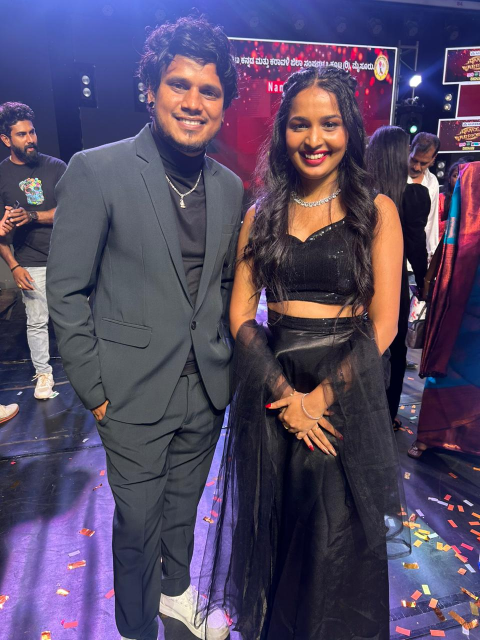
#> input picture SowmyaImages/group13.jpg, 960 x 1280 px, given in place of solo10.webp, which was not available (shown at 1/2 size)
$ python audit.py out.png
#> lines starting #> are read from the running program, lines starting #| are printed output that depends on the picture
"""Audit sheet: source vs cut-out on loud backgrounds. python tools/audit.py <outdir> [webdir]
Uses the shipped web files so we inspect what viewers really get."""
import sys, json
from pathlib import Path
from PIL import Image, ImageOps
Image.MAX_IMAGE_PIXELS=None
out=Path(sys.argv[1]);out.mkdir(parents=True,exist_ok=True)
SRC=Path(r"D:\sowmya-work\originals")
SILK="solo10 solo6 solo4 solo2 solo8 solo11 solo9".split()
STAGE="normal18 normal14 normal16 normal2 normal12 normal4".split()
H=620
def card(n,path):
#> called with n = 'solo10'
    c=Image.open(path).convert('RGBA');o=ImageOps.exif_transpose(Image.open(SRC/f'{n}.jpg')).convert('RGB')
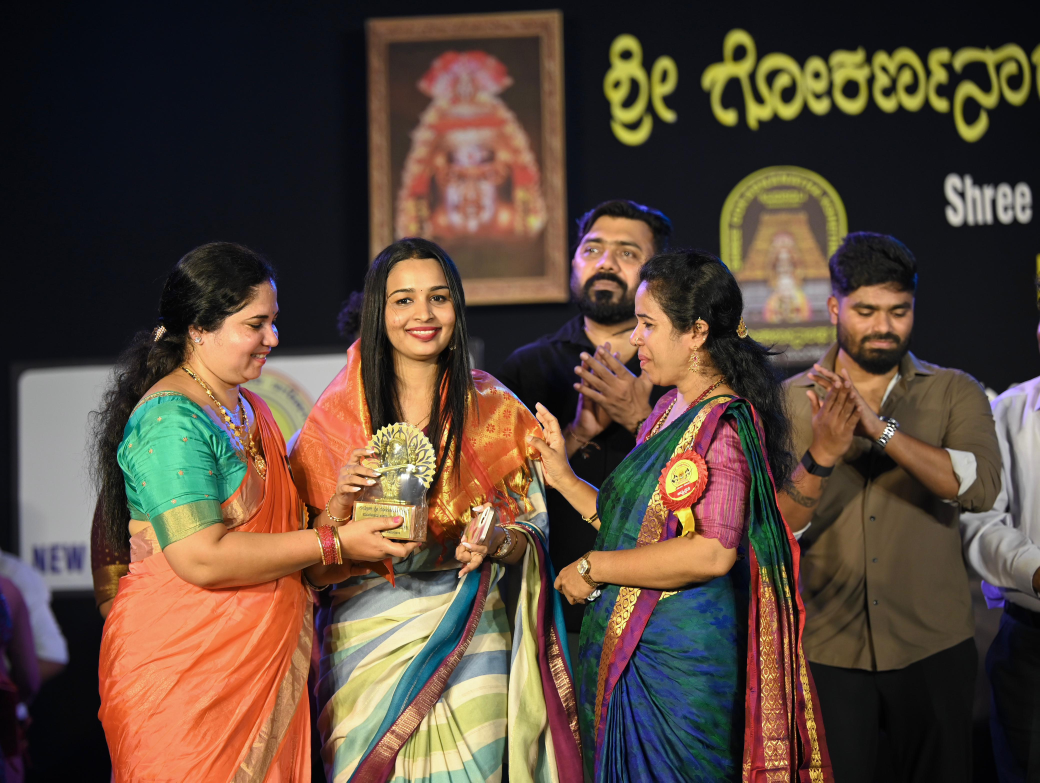
#> input picture SowmyaImages/group14.jpg, 4160 x 3130 px, given in place of solo10.jpg, which was not available (shown at 1/4 size)
#> in card, o is the input picture: PIL image 4160x3130 RGB; mean R, G, B 90.1, 72, 58.8
    k=H/c.height;w=int(c.width*k);c=c.resize((w,H),Image.LANCZOS)
#> after `k = H / c.height`: k = 0.484
#> after `w = int(c.width * k)`: w = 465
#> after `c = c.resize((w, H), Image.LANCZOS)`:
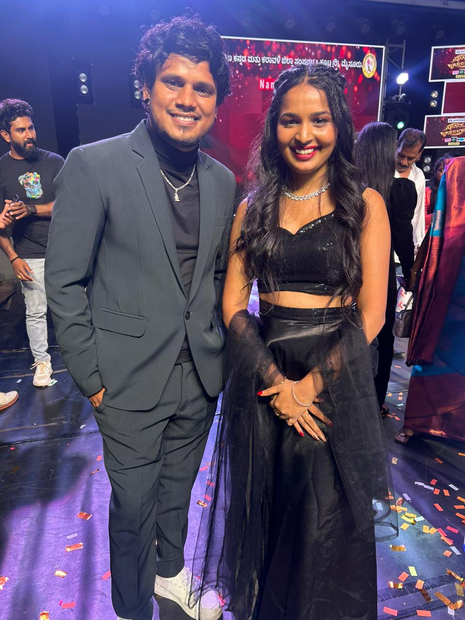
#> c: PIL image 465x620 RGBA; mean R, G, B, A 84.5, 73, 100.2, 255
    o2=o.copy();o2.thumbnail((w+200,H))
#> after `o2.thumbnail((w + 200, H))`:
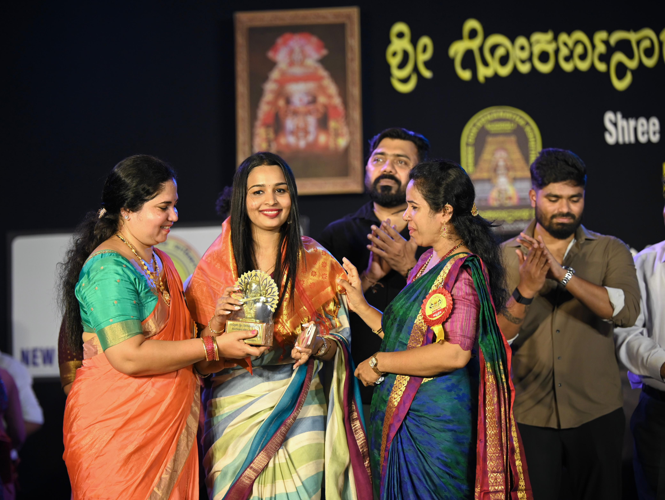
#> o2: PIL image 665x500 RGB; mean R, G, B 90, 71.9, 58.7
    W=Image.new('RGB',(o2.width+w*2+20,H),(0,0,0));W.paste(o2,(0,0))
#> after `W = Image.new('RGB', (o2.width + w * 2 + 20, H), (0, 0, 0))`: W: PIL image 1615x620 RGB; every value is 0
#> after `W.paste(o2, (0, 0))`:
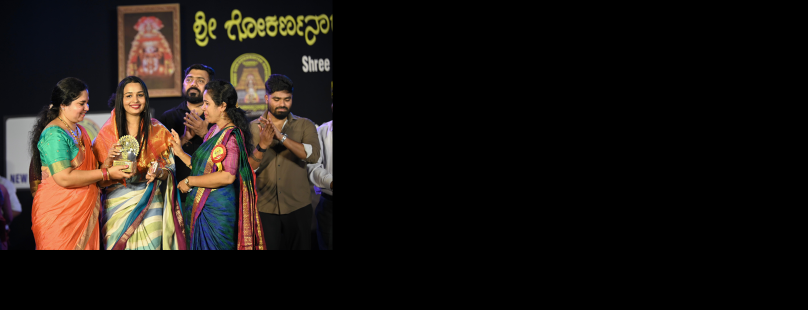
#> W: PIL image 1615x620 RGB (shown at 1/2 size); mean R, G, B 29.9, 23.9, 19.5
    for i,col in enumerate([(255,0,200),(0,230,90)]):
        b=Image.new('RGBA',(w,H),col+(255,));b.alpha_composite(c);W.paste(b.convert('RGB'),(o2.width+10+i*(w+10),0))
#> this loop made 2 passes
#> pass 1, in card, `b = Image.new('RGBA', (w, H), col + (255,))`:
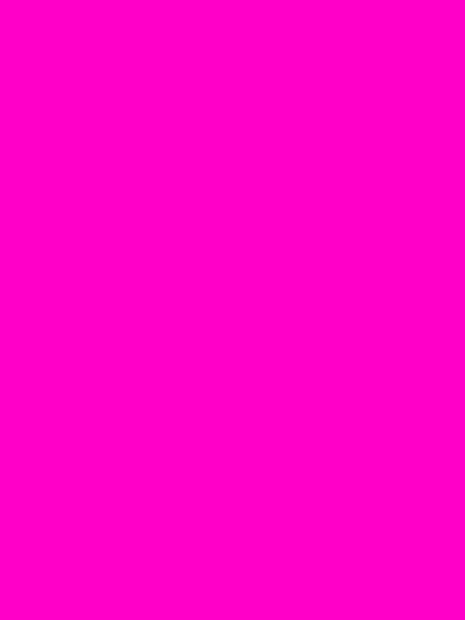
#> b: PIL image 465x620 RGBA; mean R, G, B, A 255, 0, 200, 255
#> pass 2, in card, `b = Image.new('RGBA', (w, H), col + (255,))`:
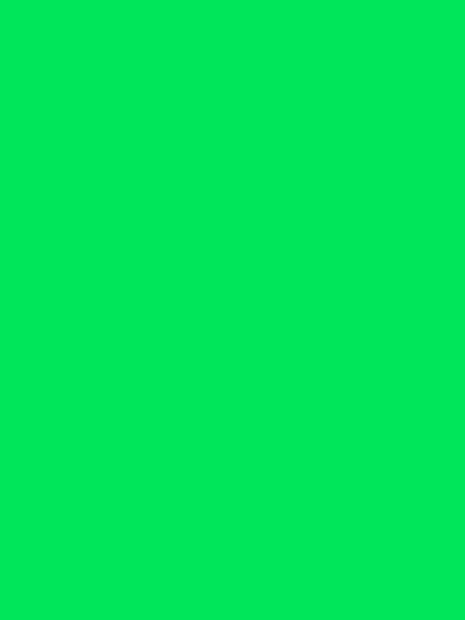
#> b: PIL image 465x620 RGBA; mean R, G, B, A 0, 230, 90, 255
#> after the loop:
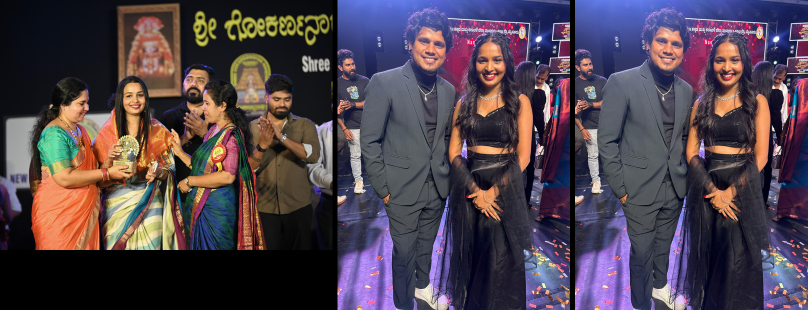
#> W: PIL image 1615x620 RGB (shown at 1/2 size); mean R, G, B 78.5, 65.9, 77.2
    return W
def sheet(names,ref,fn):
    cs=[card(n,ref(n)) for n in names]
    rows=[cs[i:i+2] for i in range(0,len(cs),2)]
    W=max(sum(c.width+12 for c in r) for r in rows);S=Image.new('RGB',(W,len(rows)*(H+12)),(25,25,25))
    for y,r in enumerate(rows):
        x=0
        for c in r:S.paste(c,(x,y*(H+12)));x+=c.width+12
    S.save(out/fn,quality=88);print(fn,S.size)
web=Path('assets/img')
#> (the run stopped early here; a loop or call above may not have finished)
